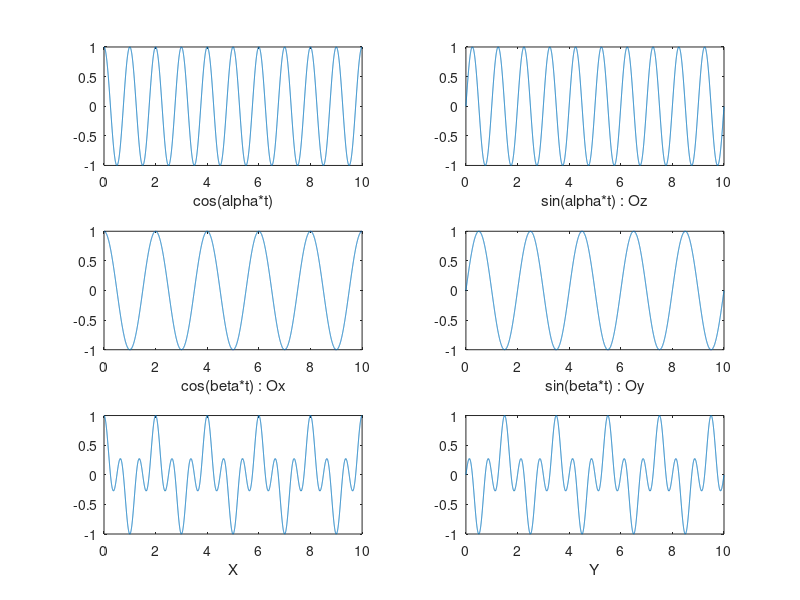

The MATLAB script that drew this image: (Note: this script raises an error after producing the figure.)
clear all;
close all;

% fe = 1000;
% N = 10*1;
% t = (0:1/fe:N-1/fe);
% st = sin(t);
% ct = 0.5*cos(2*t);
% zt = cos(3*t);
% 
% figure
% plot3(st,ct,zt)


fe = 1000;
N = 10*1;
t = (0:1/fe:N-1/fe);

%% rotate around random direction
% rot = rand(4,N*fe);
% R = [1,0,0;0,1,0;0,0,1];
% dat_R = [0;0;0];
% 
% for i=1:N*fe-1
%     R = R * rotationmat3D(rot(1,i),[rot(2,i),rot(3,i),rot(4,i)]);
%     dat_R = [dat_R q2v(R2q(R))];
% end
% 
% f_wx = 1;
% f_wy = 0.5;
% f_wz = 1.5;
% 
% ox = cos(f_wx*t);
% oy = cos(f_wy*t);
% oz = cos(f_wz*t);
% 
% 
% figure('Name','orientation','NumberTitle','off')
% subplot(3,1,1);
% plot(t,ox(1,:));
% xlabel('x');
% hold on;
% subplot(3,1,2);
% plot(t,oy(1,:));
% xlabel('y');
% subplot(3,1,3);
% plot(t,oz(1,:));
% xlabel('z');

%% ex

r = 1;
alpha = 1*2*pi;
beta = 0.5*2*pi;

fe = 1000;
N = 10*1;
t = (0:1/fe:N-1/fe);

%PSI = alpha*t (alpha = a*2*pi)
%THETA = beta*t (alpha = b*2*pi)
X = r*cos(alpha*t).*cos(beta*t);
Y = r*cos(alpha*t).*sin(beta*t);
Z = r*sin(alpha*t);
figure('Name','cos and sin','NumberTitle','off')
subplot(3,2,1);
plot(t,cos(alpha*t));
xlabel('cos(alpha*t)');
hold on;
subplot(3,2,2);
plot(t,sin(alpha*t));
xlabel('sin(alpha*t) : Oz');
subplot(3,2,3);
plot(t,cos(beta*t));
xlabel('cos(beta*t) : Ox');
subplot(3,2,4);
plot(t,sin(beta*t));
xlabel('sin(beta*t) : Oy');
subplot(3,2,5);
plot(t,X(1,:));
xlabel('X');
subplot(3,2,6);
plot(t,Y(1,:));
xlabel('Y');

ox = cos(beta*t);
oy = sin(beta*t);
oz = sin(alpha*t);

v = [ox(1,:); oy(1,:); oz(1,:)]; %this is the evolution of rotations
rot_mat = [1,0,0;0,1,0;0,0,1];
for ii = 1:size(v,2)
    rot = v2R(v(:,ii));
    rot_mat = [rot_mat, rot];
end

%% derivatives :
%these are velocity of the point (position)
x_d = -alpha*sin(alpha*t).*cos(beta*t) - beta*cos(alpha*t).*sin(beta*t);
y_d = -alpha*sin(alpha*t).*sin(beta*t) + beta*cos(alpha*t).*cos(beta*t);
z_d = alpha*cos(alpha*t);

wx = -beta * sin(beta*t);
wy = beta * cos(beta*t);
wz = alpha * cos(alpha*t);
%acceleration (position)
ax(1,1:(N*fe)) = 0;
ay(1,1:(N*fe)) = 0;
az(1,1:(N*fe)) = 0;

u = [ax; ay; az; wx; wy; wz];

%% needed parameters

dt = 0.001;
di = [0; 0; 0; 1; 0; 0; 0; 0; 0; 0];
di(4:7,1) = v2q([1;0;0]);
di0 = [0; 0; 0; 1; 0; 0; 0; 0; 0; 0];
%u = [10; 5; 2; 110; 30; 50];

b0 = [0; 0; 0; 0; 0; 0]; %bias vector

n_ax = 0.04*randn(1,(N*fe));
n_ay = 0.04*randn(1,(N*fe));
n_az = 0.04*randn(1,(N*fe));
n_wx = 0.002*randn(1,(N*fe));
n_wy = 0.002*randn(1,(N*fe));
n_wz = 0.002*randn(1,(N*fe));
n0 = [0; 0; 0; 0; 0; 0]; %noise vector
n = [n_ax; n_ay; n_az; n_wx; n_wy; n_wz]; %noise vector

di_t = di;
di_t0 = di0;

%FORMULATION IS PQV
%UNIT QUATERNION IS [1 0 0 0]

for i=1:N*fe-1
    d = data2delta(b0, u(:,i), n0, dt);
%% test imu_integrator

    di_out0 = imu_integrator(di, d, dt);
    di=di_out0;
    di_t = [di_t, di];
end

%% plot orientation over time
 qr = 4:7;
 orientation = [];
for j=1:size(di_t,2)
    q =  di_t(qr,j);
    orientation(:,j) = q2v(q);
end

% figure('Name','orientation','NumberTitle','off')
% subplot(3,1,1);
% plot(t, orientation(1,:)*(1.0/deg_to_rad));
% xlabel('x');
% hold on;
% subplot(3,1,2);
% plot(t, orientation(2,:)*(1.0/deg_to_rad));
% xlabel('y');
% subplot(3,1,3);
% plot(t, orientation(3,:)*(1.0/deg_to_rad));
% xlabel('z');
